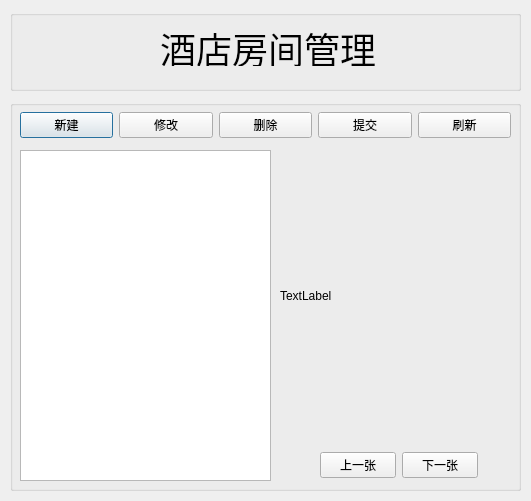
<?xml version="1.0" encoding="UTF-8"?>
<ui version="4.0">
 <class>roomPreviewDialog</class>
 <widget class="QDialog" name="roomPreviewDialog">
  <property name="geometry">
   <rect>
    <x>0</x>
    <y>0</y>
    <width>531</width>
    <height>501</height>
   </rect>
  </property>
  <property name="windowTitle">
   <string>Dialog</string>
  </property>
  <widget class="QGroupBox" name="groupBox_2">
   <property name="geometry">
    <rect>
     <x>10</x>
     <y>10</y>
     <width>511</width>
     <height>81</height>
    </rect>
   </property>
   <property name="title">
    <string/>
   </property>
   <widget class="QLabel" name="label_8">
    <property name="geometry">
     <rect>
      <x>150</x>
      <y>20</y>
      <width>216</width>
      <height>36</height>
     </rect>
    </property>
    <property name="font">
     <font>
      <pointsize>27</pointsize>
     </font>
    </property>
    <property name="text">
     <string>酒店房间管理</string>
    </property>
   </widget>
  </widget>
  <widget class="QGroupBox" name="groupBox">
   <property name="geometry">
    <rect>
     <x>10</x>
     <y>100</y>
     <width>511</width>
     <height>391</height>
    </rect>
   </property>
   <property name="title">
    <string/>
   </property>
   <widget class="QTableView" name="tableView">
    <property name="geometry">
     <rect>
      <x>10</x>
      <y>50</y>
      <width>251</width>
      <height>331</height>
     </rect>
    </property>
   </widget>
   <widget class="QLabel" name="label">
    <property name="geometry">
     <rect>
      <x>270</x>
      <y>50</y>
      <width>231</width>
      <height>291</height>
     </rect>
    </property>
    <property name="text">
     <string>TextLabel</string>
    </property>
   </widget>
   <widget class="QWidget" name="layoutWidget">
    <property name="geometry">
     <rect>
      <x>10</x>
      <y>10</y>
      <width>491</width>
      <height>31</height>
     </rect>
    </property>
    <layout class="QHBoxLayout" name="horizontalLayout">
     <item>
      <widget class="QPushButton" name="pushButton">
       <property name="text">
        <string>新建</string>
       </property>
      </widget>
     </item>
     <item>
      <widget class="QPushButton" name="pushButton_2">
       <property name="text">
        <string>修改</string>
       </property>
      </widget>
     </item>
     <item>
      <widget class="QPushButton" name="pushButton_3">
       <property name="text">
        <string>删除</string>
       </property>
      </widget>
     </item>
     <item>
      <widget class="QPushButton" name="pushButton_4">
       <property name="text">
        <string>提交</string>
       </property>
      </widget>
     </item>
     <item>
      <widget class="QPushButton" name="pushButton_5">
       <property name="text">
        <string>刷新</string>
       </property>
      </widget>
     </item>
    </layout>
   </widget>
   <widget class="QWidget" name="layoutWidget">
    <property name="geometry">
     <rect>
      <x>310</x>
      <y>350</y>
      <width>158</width>
      <height>31</height>
     </rect>
    </property>
    <layout class="QHBoxLayout" name="horizontalLayout_2">
     <item>
      <widget class="QPushButton" name="pushButton_6">
       <property name="text">
        <string>上一张</string>
       </property>
      </widget>
     </item>
     <item>
      <widget class="QPushButton" name="pushButton_7">
       <property name="text">
        <string>下一张</string>
       </property>
      </widget>
     </item>
    </layout>
   </widget>
  </widget>
 </widget>
 <resources/>
 <connections/>
</ui>
